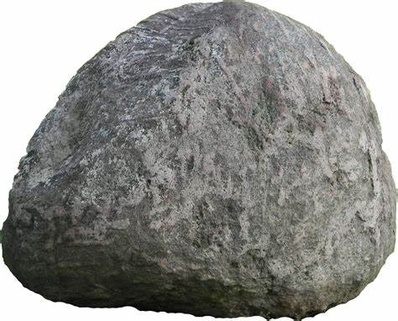
#> input picture LAB7/piatra.jpeg, 398 x 321 px, shrunk from 474 x 382 before the run
$ python lab7.py
#> lines starting #> are read from the running program, lines starting #| are printed output that depends on the picture
import random
import matplotlib.pyplot as plt
from PIL import Image

piatra = Image.open("piatra.jpeg")
#> piatra is the input picture: PIL image 398x321 RGB; mean R, G, B 142.6, 142.7, 139.4
paper = Image.open("paper.png")
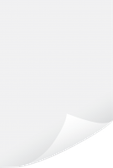
#> input picture LAB7/paper.png, 113 x 168 px, shrunk from 135 x 200 before the run
#> paper is the input picture: PIL image 113x168 RGBA; mean R, G, B, A 218.6, 218.7, 219.5, 230.1
foarfeca = Image.open("foarfeca.png")
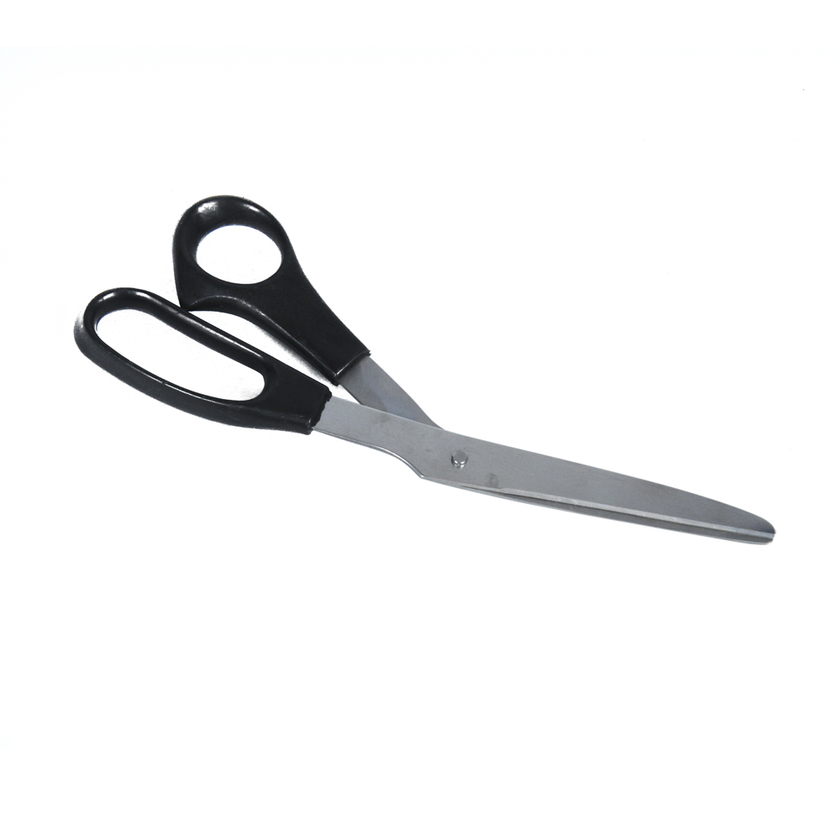
#> input picture LAB7/foarfeca.png, 840 x 840 px, shrunk from 1000 x 1000 before the run
#> foarfeca is the input picture: PIL image 840x840 RGBA; mean R, G, B, A 242.7, 243, 243.3, 255

def arata_paralel(imagine1, imagine2):
    # Afișarea imaginilor în paralel
    fig, ax = plt.subplots(1, 2, figsize=(6, 2))

    ax[0].imshow(imagine1)
    ax[0].axis('off')
    ax[0].set_title('Utilizator')

    ax[1].imshow(imagine2)
    ax[1].axis('off')
    ax[1].set_title('Calculator')

    plt.show()

def obtine_alegere_utilizator():
    print("Alege: 1 - Piatră, 2 - Hârtie, 3 - Foarfecă")
#> (the run stopped early here; a loop or call above may not have finished)
